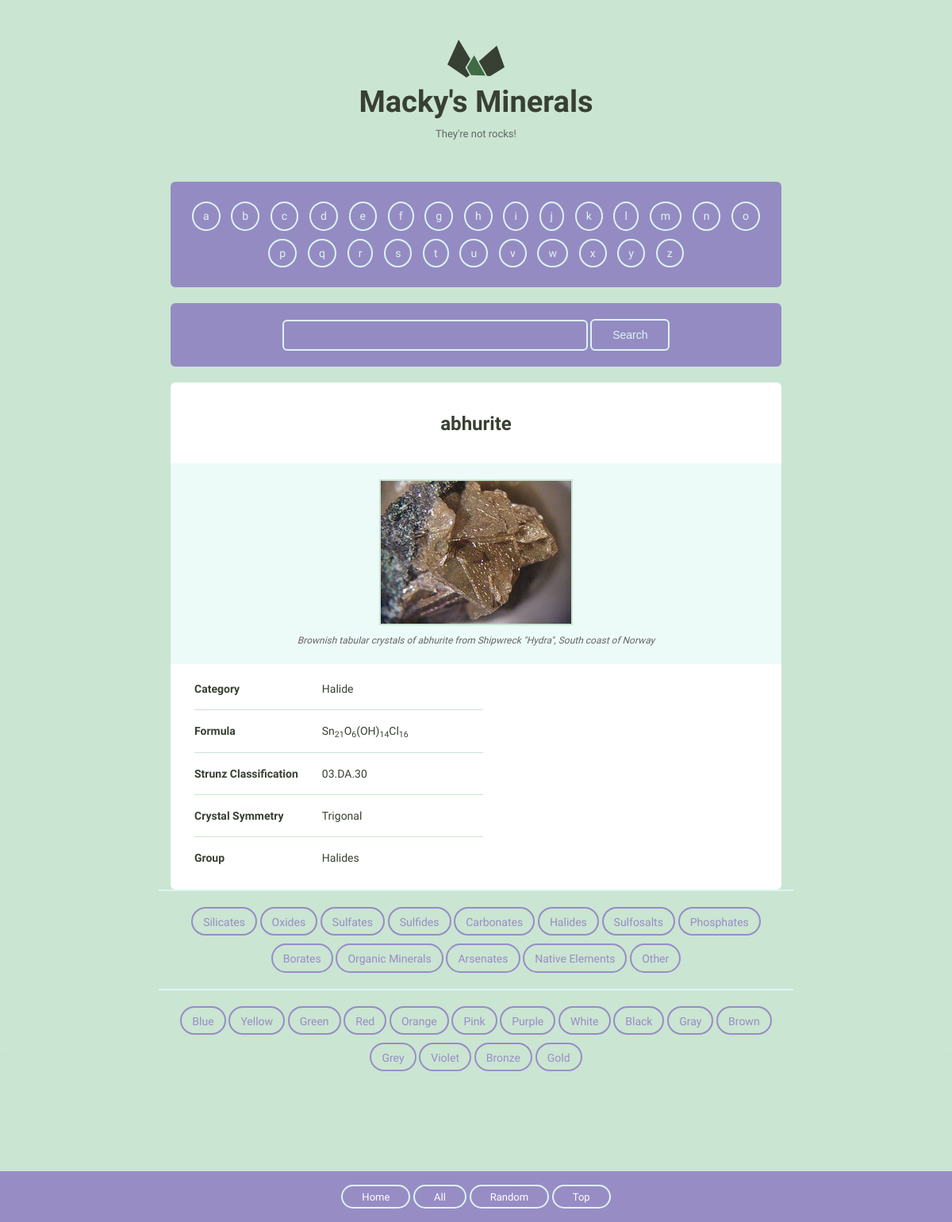
/detail/3, run on the app's committed database.
### mineralsearchapp/models.py (models this page shows, shortened)
class Mineral(models.Model):
    name = models.CharField(max_length=256, unique=True)
    image_filename = models.CharField(max_length=256)
    image_caption = models.CharField(max_length=256)
    category = models.CharField(max_length=256)
    formula = models.CharField(max_length=256)
    strunz_classification = models.CharField(max_length=256)
    crystal_system = models.CharField(max_length=256)
    unit_cell = models.TextField(max_length=528)
    color = models.CharField(max_length=256)
    crystal_symmetry = models.CharField(max_length=256)
    cleavage = models.CharField(max_length=256)
    mohs_scale_hardness = models.CharField(max_length=256)
    luster = models.CharField(max_length=256)
    streak = models.CharField(max_length=256)
    diaphaneity = models.CharField(max_length=256)
    group = models.CharField(max_length=256)
    optical_properties = models.CharField(max_length=256)
    refractive_index = models.CharField(max_length=256)
    crystal_habit = models.CharField(max_length=256)
    specific_gravity = models.CharField(max_length=256)
    @property
    def fields_lower(self):
        cleaned_fields = {}
        for field in self._meta.fields:
            if field.name not in ('image_filename', 'image_caption', 'id', 'name'):
                if field.value_to_string(self):
                    without_underscores = field.name.replace("_", " ")
                    cleaned_fields.update(
                        {without_underscores: field.value_to_string(self)}
                    )
        return cleaned_fields

### mineralsearchapp/views.py (the view)
# urls.py: url(r'detail/(?P<pk>\d+)$', views.detail, name='detail'),
def detail(request, pk):
    mineral = Mineral.objects.get(id=pk)
    fields = mineral.fields_lower
    context = {
        'mineral': mineral,
        'pagination_list': ALPHABET,
        'form': MineralSearchForm(),
        'groups': GROUPS,
        'fields': fields,
        'colours': COLOURS,
    }
    return render(request, 'mineralsearchapp/detail.html', context)

### mineralsearchapp/forms.py
class MineralSearchForm(forms.Form):
    q = forms.CharField(max_length=48)

### mineralsearchapp/templates/mineralsearchapp/detail.html
{% extends 'mineralsearchapp/layout.html' %}
{% load staticfiles %}
{% block body %}
  <div class="grid-100">
    <div class="mineral__container">
      <h1 class="mineral__name">{{ mineral.name }}</h1>
      <div class="mineral__image-bg">
        <img class="mineral__image" src="{% static 'mineralsearchapp/images/' %}{{ mineral.name }}.jpg">
        <p class="mineral__caption">{{ mineral.image_caption }}</p>
      </div>
      <div class="mineral__table-container">
        <table class="mineral__table">
          {% for key, value in fields.items %}
          {% if value %}
          <tr>
            <td class="mineral__category">{{ key|title }}</td>
            <td>{{ value|safe }}</td>
          </tr>
          {% endif %}
          {% endfor %}
        </table>
      </div>
    </div>
  </div>
{% endblock %}

### mineralsearchapp/static/mineralsearchapp/css/global.css (style rules this page uses)
html { font-family: sans-serif; -ms-text-size-adjust: 100%; -webkit-text-size-adjust: 100%; }
body { margin: 0; }
h1 { font-size: 2em; margin: 0.67em 0; }
sub { font-size: 75%; line-height: 0; position: relative; vertical-align: baseline; bottom: -0.25em; }
img { border: 0; }
input { color: inherit; font: inherit; margin: 0; }
input { line-height: normal; }
table { border-collapse: collapse; border-spacing: 0; }
td, th { padding: 0; }
html { font-size: 62.5%; }
body { background-color: #CAE5D2; font-size: 1.5em; line-height: 1.6; font-weight: 400; font-family: "Cousine"; color: #666; }
.grid, .grid-5, .grid-10, .grid-15, .grid-20, .grid-25, .grid-30, .grid-33, .grid-35, .grid-40, .grid-45, .grid-50, .grid-55, .grid-60, .grid-65, .grid-66, .grid-70, .grid-75, .grid-80, .grid-90, .grid-95, .grid-100 { float: left; box-sizing: border-box; position: relative; }
.grid-100 { width: 100%; padding: 0 15px; }
h1, h2, h3, h4, h5, h6 { margin-top: 0; margin-bottom: 2rem; font-weight: bold; font-family: "Work Sans", sans-serif; color: #384033; }
h1 { font-size: 3.8rem; }
@media (min-width: 550px) { h1 { font-size: 3.8rem; } }
p { margin-top: 0; font-size: 1.6rem; }
input[type="text"] { background: #fff; width: 100%; color: #666; border-radius: 6px; border: 2px solid #CAE5D2; padding: 9px 15px 10px 15px; margin-bottom: 15px; outline: none; box-sizing: border-box; font-size: 1.4rem; font-family: "Work Sans", sans-serif; -webkit-appearance: none; -moz-appearance: none; appearance: none; -webkit-transition: 0.2s; -moz-transition: 0.2s; -ms-transition: 0.2s; -o-transition: 0.2s; transition: 0.2s; }
th, td { padding: 15px; text-align: left; border-bottom: 1px solid #e1e1e1; }
th:first-child, td:first-child { padding-left: 0; }
th:last-child, td:last-child { padding-right: 0; }
input { margin-bottom: 1.5rem; }
table, p, ul { margin-bottom: 2.5rem; }
.mineral__container { background-color: #fff; border-radius: 6px; list-style: none; padding: 3px 0; text-align: center; }
.mineral__name { display: block; width: 100%; margin: 0; font-size: 24px; padding: 30px 0 30px 0; }
.mineral__image { display: block; margin: 0 auto; border: solid 2px #CAE5D2; }
.mineral__image-bg { background-color: #ecfaf8; padding: 20px 0; }
.mineral__caption { font-size: 12px; font-style: italic; padding: 10px 0 0 0; margin: 0; }
.mineral__table { font-size: 14px; color: #384033; }
.mineral__table td { border-color: #CAE5D2; }
.mineral__table tr:last-of-type td { border-bottom: none; padding-bottom: 0; }
.mineral__table-container { padding: 5px 30px 0; }
.mineral__category { font-weight: bold; width: 40%; }
.search-wrapper input { display: inline-block; border: solid 2px #DCF5F2; background: rgba(103, 58, 183, 0); width: 50%; color: #dcf5f2; }
html { scroll-behavior: smooth; }

### data on the page
Mineral: name "abhurite", name (picture), image_caption "Brownish tabular crystals of abhurite from Shipwreck \"Hydra\", South coast of Norway", fields "Halide" "Sn 21 O 6 (OH) 14 Cl 16" "03.DA.30" "Trigonal" "Halides"

### other printed values
{{ letter }} "a" "b" "c" "d" "e" "f" "g" "h" "i" "j" "k" "l" "m" "n" "o" "p" "q" "r" "s" "t" "u" "v" "w" "x" "y" "z"
{{ key|title }} "Category" "Formula" "Strunz Classification" "Crystal Symmetry" "Group"
{{ group }} "Silicates" "Oxides" "Sulfates" "Sulfides" "Carbonates" "Halides" "Sulfosalts" "Phosphates" "Borates" "Organic Minerals" "Arsenates" "Native Elements" "Other"
{{ colour }} "Blue" "Yellow" "Green" "Red" "Orange" "Pink" "Purple" "White" "Black" "Gray" "Brown" "Grey" "Violet" "Bronze" "Gold"
